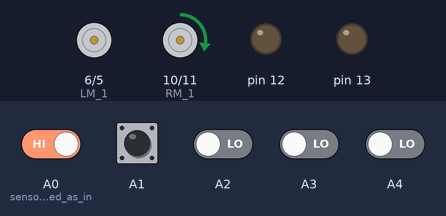
The sketch below on a simulated Arduino Uno, built with avr-gcc and run on an emulated ATmega328P. On the bench: motor-driver pin pairs drawn as motors (green arrow = first pin HIGH = forward, orange = second pin HIGH = backward, longer = more drive), output pins drawn as LEDs (lit = HIGH). The inputs (shaded band) are chosen by the test bench; at power-on: A0 (sensor_is_initiated_as_in), A1 HIGH, A2–4 LOW.

Above: at 1.2 s.
1.3 s: A0 (sensor_is_initiated_as_in) driven LOW
At 2.2 s:
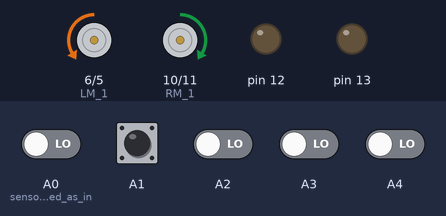
2.8 s: A2 driven HIGH
At 3.3 s:
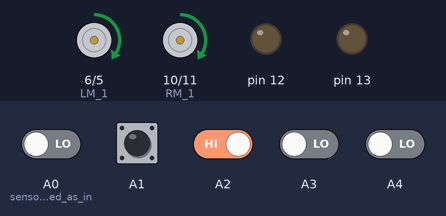
4.3 s: A4 driven HIGH
At 5.5 s:
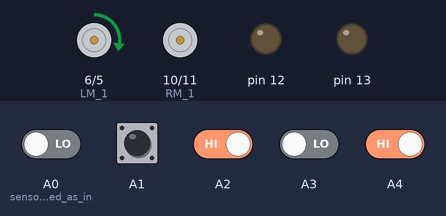
5.8 s: A4 driven LOW
At 6.8 s:
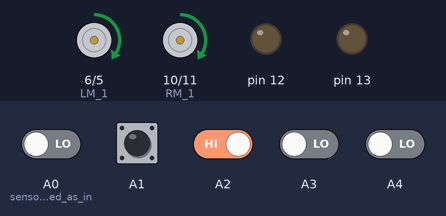
Timing chart, 0 to 8.3 s (numbered marks = the images above; inputs shaded):
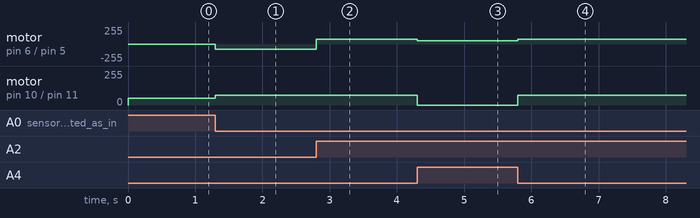

The sketch:

line_tracer.ino
```cpp
int LM_1 = 6;         // the motor pins are intiated as per ports in Auton shield
int LM_2 = 5;
int RM_1 = 10;
int RM_2 = 11;
int spd = 75, tspd = 50;

void setup()
{
  pinMode(LM_1, OUTPUT);     // motor is initiated as output
  pinMode(LM_2, OUTPUT);
  pinMode(RM_1, OUTPUT);
  pinMode(RM_2, OUTPUT);
  pinMode(A0, INPUT);        // sensor is initiated as input
  pinMode(A1, INPUT);
  pinMode(A2, INPUT);
  pinMode(A3, INPUT);
  pinMode(A4, INPUT);
  pinMode(13,OUTPUT);
  pinMode(12,OUTPUT);
}

void loop()
{
  int S1 = digitalRead(A0);  // data from all 5 sensors is read and stored
  int S2 = digitalRead(A1);
  int S3 = digitalRead(A2);
  int S4 = digitalRead(A3);
  int S5 = digitalRead(A4);

  if (S1 == LOW && S5 == LOW)  // value of last two sensors is first checked, if they are low then middle sensors are checked
  {
    if (S2 == LOW && S3 == LOW && S4 == LOW) //the robot is perfectly on the line-centre sensor alone senses the line-the robot has to move front
    {
      left();
    }
    if (S2 == LOW && S3 == HIGH && S4 == LOW)
    {
      fwd();
    }
    if (S2 == HIGH && S3 == LOW && S4 == LOW)
    {
      left();

    }
    if (S2 == LOW && S3 == LOW && S4 == HIGH)
    {
      right();

    }
    if (S2 == HIGH && S3 == HIGH && S4 == LOW)
    {
      fwd();//Slow_left();

    }
    if (S2 == LOW && S3 == HIGH && S4 == HIGH)
    {
      fwd();// Slow_right();

    }
    if (S2 == HIGH && S3 == HIGH && S4 == HIGH)
    {
      fwd();
    }
  }

  else if (S1 == HIGH && S5 == LOW)          // the left most sensor alone senses line - without checking other sensors - robot turns left
  {
    stp_left();
  }

  else if (S1 == LOW && S5 == HIGH)         // the right most sensor alone senses line - without checking other sensors - robot turns right
  {
   stp_right();
  }

  else if (S1 == HIGH && S5 == HIGH)      // left proirity comes into play, hence robot has to turn left
  {
    if (S2 == HIGH && S3 == HIGH && S4 == HIGH)
    {
     fwd();
      digitalWrite(13,HIGH);
      digitalWrite(12,LOW);
      delay(200);
      digitalWrite(13,LOW);
      digitalWrite(12,LOW);
    }
  }
 /* if(S1 == HIGH && S2 == HIGH)
  {
    stp_left();
  }
  else if (S4 == HIGH && S5 == HIGH)
  {
    stp_right();
  }*/

}
void fwd()
{
  analogWrite(LM_1, spd);
  analogWrite(LM_2, 0);
  analogWrite(RM_1, spd);
  analogWrite(RM_2, 0);
}
void back()
{
  analogWrite(LM_1, 0);
  analogWrite(LM_2, spd);
  analogWrite(RM_1, 0);
  analogWrite(RM_2, spd);
}
void right()
{
  analogWrite(LM_1, spd);
  analogWrite(LM_2, 0);
  analogWrite(RM_1, 0);
  analogWrite(RM_2, spd);
}
void left()
{
  analogWrite(LM_1, 0);
  analogWrite(LM_2, spd);
  analogWrite(RM_1, spd);
  analogWrite(RM_2, 0);
}
void stp_left()
{
  analogWrite(LM_1, 0);
  analogWrite(LM_2, 0);
  analogWrite(RM_1, tspd);
  analogWrite(RM_2, 0);
}
void stp_right()
{
  analogWrite(LM_1, tspd);
  analogWrite(LM_2, 0);
  analogWrite(RM_1, 0);
  analogWrite(RM_2, 0);
}
void Slow_left()
{
    analogWrite(LM_1,tspd);
  analogWrite(LM_2, 0);
  analogWrite(RM_1, spd);
  analogWrite(RM_2, 0);
//  analogWrite(LM_1, 0);
//  analogWrite(LM_2, tspd);
//  analogWrite(RM_1, tspd);
//  analogWrite(RM_2, 0);
}
void Slow_right()
{
     analogWrite(LM_1,spd);
  analogWrite(LM_2, 0);
  analogWrite(RM_1, tspd);
  analogWrite(RM_2, 0);
//  analogWrite(LM_1, tspd);
//  analogWrite(LM_2, 0);
//  analogWrite(RM_1, 0);
//  analogWrite(RM_2, tspd);
}
```

Measured:
- after the input at 1.3 s, motor on pin 6 (LM_1) / pin 5 (LM_2): stopped → backward 75/255 at once; motor on pin 10 (RM_1) / pin 11 (RM_2): forward 50/255 → forward 75/255 at once
- after the input at 2.8 s, motor on pin 6 (LM_1) / pin 5 (LM_2): backward 75/255 → forward 75/255 at once
- after the input at 4.3 s, motor on pin 6 (LM_1) / pin 5 (LM_2): forward 75/255 → forward 50/255 at once; motor on pin 10 (RM_1) / pin 11 (RM_2): forward 75/255 → stopped at once
- after the input at 5.8 s, motor on pin 6 (LM_1) / pin 5 (LM_2): forward 50/255 → forward 75/255 at once; motor on pin 10 (RM_1) / pin 11 (RM_2): stopped → forward 75/255 at once
